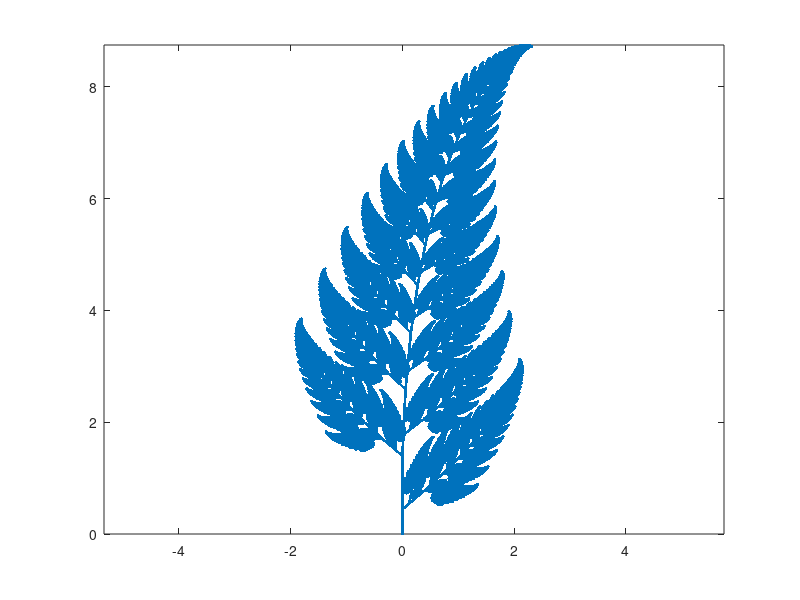

Here is the MATLAB script that generated this plot:
clear
clc
clf

x0 = [0;0];

N = 1e6;
P = [0.01,0.85,0.07,0.07];
f1 = 1-P(1);
f2 = f1-P(2);
f3 = f2-P(3);
x = zeros(N+1,1);
y = x;

a = [0.00  0.85  0.20 -0.15];
b = [0.00  0.04 -0.26  0.28];
c = [0.00 -0.04  0.23  0.26];
d = [0.16  0.85  0.22  0.24];
e = [0.00  0.00  0.00  0.00];
f = [0.00  1.40  1.40  0.44];

A1 = [a(1),b(1);c(1),d(1)];
B1 = [e(1);f(1)];

A2 = [a(2),b(2);c(2),d(2)];
B2 = [e(2);f(2)];

A3 = [a(3),b(3);c(3),d(3)];
B3 = [e(3);f(3)];

A4 = [a(4),b(4);c(4),d(4)];
B4 = [e(4);f(4)];


for k = 1:N
    
    m = rand;
    if m > f1
        x0 = A1*x0+B1;
    elseif m > f2
        x0 = A2*x0+B2;
    elseif m > f3
        x0 = A3*x0+B3;
    else
        x0 = A4*x0+B4;
    end
            
    x(k) = x0(1);
    y(k) = x0(2);
    
end

plot(x,y,'.')
axis equal